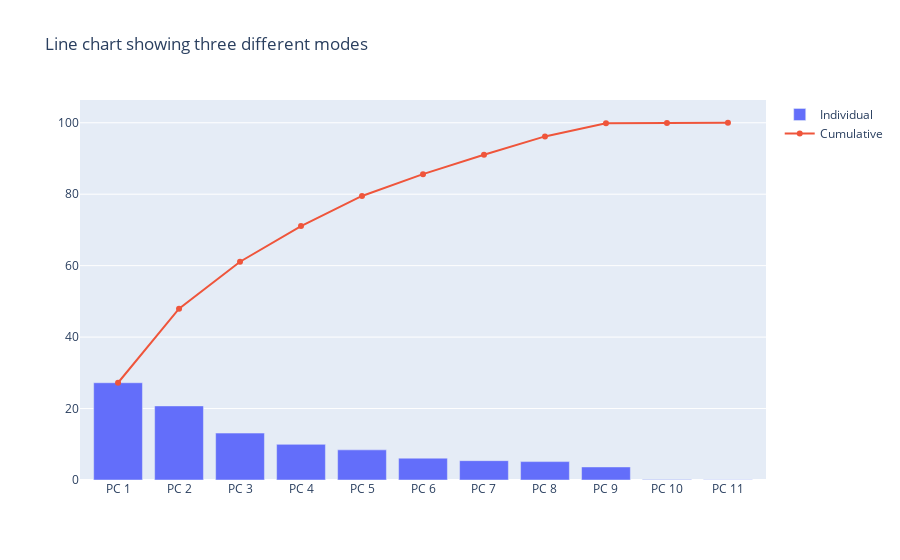

The notebook cell saved with this chart:
### Code cell
tot = sum(eig_vals)
var_exp = [(i / tot)*100 for i in sorted(eig_vals, reverse=True)]
cum_var_exp = np.cumsum(var_exp)
trace1 = go.Bar(
    x=[f'PC {i}' for i in range(1,12)],
    y=var_exp,
    name='Individual'
)

trace2 = go.Scatter(
    x=['PC %s' %i for i in range(1,12)], 
    y=cum_var_exp,
    mode='lines+markers',
    name='Cumulative')

data = [trace1,trace2]

layout = go.Layout(
    title = 'Line chart showing three different modes'
)


fig= go.Figure(data=data,layout=layout)
fig.show()
# iplot(fig, filename='selecting-principal-components')

### Figure 1 — Plotly figure (JSON) as saved in the notebook; plotly's stock layout.template omitted (floating-point values rounded to 4 significant figures)
{"data": [{"name": "Individual", "type": "bar", "x": ["PC 1", "PC 2", "PC 3", "PC 4", "PC 5", "PC 6", "PC 7", "PC 8", "PC 9", "PC 10", "PC 11"], "y": [27.22, 20.74, 13.13, 9.977, 8.437, 6.109, 5.41, 5.151, 3.652, 0.1288, 0.0437]}, {"mode": "lines+markers", "name": "Cumulative", "type": "scatter", "x": ["PC 1", "PC 2", "PC 3", "PC 4", "PC 5", "PC 6", "PC 7", "PC 8", "PC 9", "PC 10", "PC 11"], "y": [27.22, 47.96, 61.09, 71.07, 79.51, 85.61, 91.02, 96.18, 99.83, 99.96, 100]}], "layout": {"title": {"text": "Line chart showing three different modes"}}}
